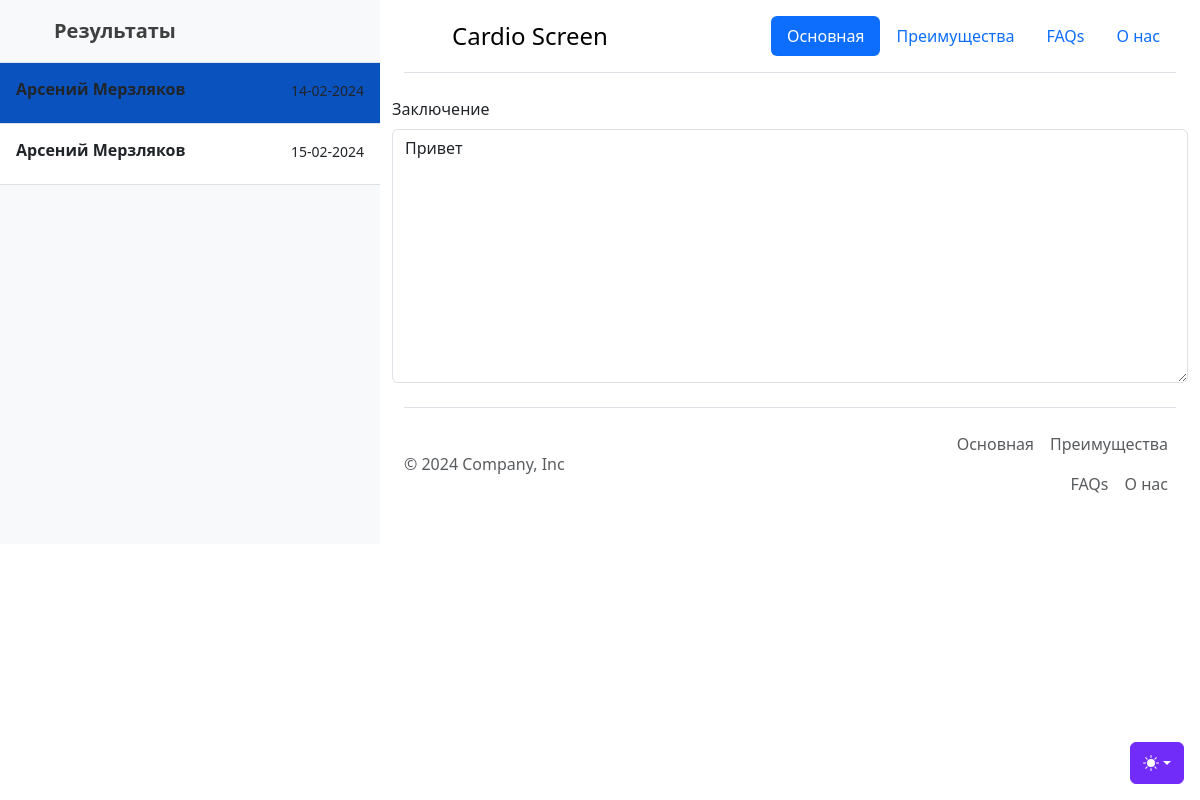
/1/1, run on the app's committed database.
### tables this page shows
CREATE TABLE Queue (id INTEGER NOT NULL UNIQUE PRIMARY KEY AUTOINCREMENT, account_id INTEGER NOT NULL, data TEXT NOT NULL, date TEXT NOT NULL, finished BOOLEAN NOT NULL DEFAULT (0), conclusion TEXT);

### app.py (the view)
@app.route('/<int:account_id>/<int:id>', methods=['GET', 'POST'])
def profile_account_id(account_id, id):
    tasks = get_q(False, account_id)
    conn = sqlite3.connect('Users.db')
    cur = conn.cursor()
    cur.execute(('''SELECT conclusion FROM Queue WHERE id = '{}';''').format(id))
    stroka = cur.fetchone()[0];
    print(stroka)
    return render_template('profile.html', tasks=tasks, id=id, stroka=stroka)

### templates/profile.html (shortened to what this page needs)
{% extends "Upload.html" %}
{% block body_2 %}
    <div class="mb-3">
        <label for="exampleFormControlTextarea1" class="form-label">Заключение</label>
        <textarea class="form-control" id="exampleFormControlTextarea1" rows="10"
                  name="conclusion">{{ stroka }}</textarea>
    </div>
{% endblock %}

### templates/Upload.html (shortened to what this page needs)
{% extends "main.html" %}
{% block name_list %}
    <span class="fs-5 fw-semibold">Результаты</span>
{% endblock %}
{% block condition %}
    {% for task in tasks %}
        {% if task.id==id %}
            {% set  ns.account_id=task.id %}
            {% set  ns.index=tasks.index(task) %}
            <a href="{{ task.id }}" class="list-group-item list-group-item-action py-3 lh-sm"
               aria-current="true" style="background: #0a53be">
        {% else %}
            <a href="{{ task.id }}" class="list-group-item list-group-item-action py-3 lh-sm">
        {% endif %}
    <div class="d-flex w-100 align-items-center justify-content-between">
        <strong class="mb-1">{{ task.name }}</strong>
        <small>{{ task.date }}</small>
    </div>
    </a>
    {% endfor %}
{% endblock %}

### data on the page
Queue: name "Арсений Мерзляков", date "14-02-2024", conclusion "Привет"
Queue: name "Арсений Мерзляков", date "15-02-2024"
